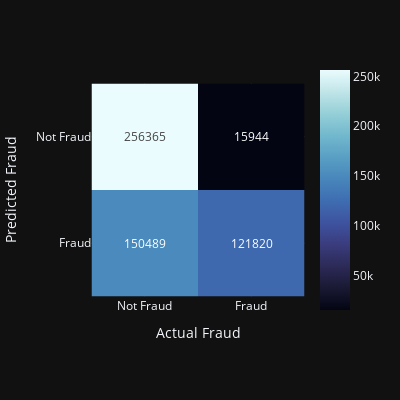

This figure's notebook cell:
### Code cell
fig = px.imshow(confusion_matrix_cv, text_auto=".0f", color_continuous_scale='ice',
                template='plotly_dark',width=400,height=400,
                labels={"x": "Actual Fraud", "y": "Predicted Fraud"},
                        x=["Not Fraud", "Fraud"],
                        y=["Not Fraud", "Fraud"])
fig.show()

### Figure 1 — Plotly figure (JSON) as saved in the notebook; plotly's stock layout.template omitted (floating-point values rounded to 4 significant figures)
{"data": [{"coloraxis": "coloraxis", "hovertemplate": "Actual Fraud: %{x}<br>Predicted Fraud: %{y}<br>color: %{z}<extra></extra>", "name": "0", "texttemplate": "%{z:.0f}", "type": "heatmap", "x": ["Not Fraud", "Fraud"], "xaxis": "x", "y": ["Not Fraud", "Fraud"], "yaxis": "y", "z": [[256365, 15944], [150489, 121820]]}], "layout": {"coloraxis": {"colorscale": [[0, "rgb(3, 5, 18)"], [0.09091, "rgb(25, 25, 51)"], [0.1818, "rgb(44, 42, 87)"], [0.2727, "rgb(58, 60, 125)"], [0.3636, "rgb(62, 83, 160)"], [0.4545, "rgb(62, 109, 178)"], [0.5455, "rgb(72, 134, 187)"], [0.6364, "rgb(89, 159, 196)"], [0.7273, "rgb(114, 184, 205)"], [0.8182, "rgb(149, 207, 216)"], [0.9091, "rgb(192, 229, 232)"], [1, "rgb(234, 252, 253)"]]}, "height": 400, "margin": {"t": 60}, "width": 400, "xaxis": {"anchor": "y", "constrain": "domain", "domain": [0, 1], "scaleanchor": "y", "title": {"text": "Actual Fraud"}}, "yaxis": {"anchor": "x", "autorange": "reversed", "constrain": "domain", "domain": [0, 1], "title": {"text": "Predicted Fraud"}}}}
